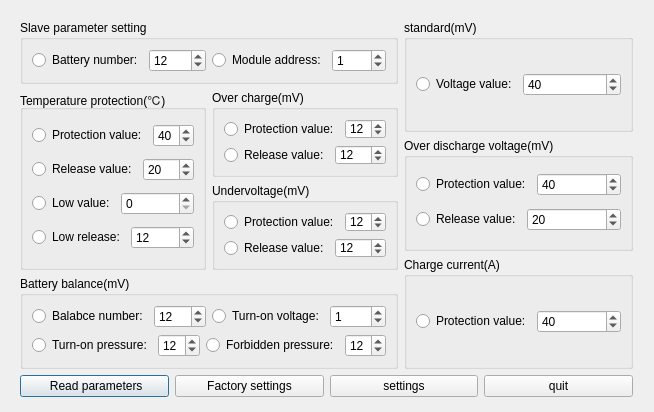
<?xml version="1.0" encoding="UTF-8"?>
<ui version="4.0">
 <class>Dialogforparameter</class>
 <widget class="QDialog" name="Dialogforparameter">
  <property name="geometry">
   <rect>
    <x>0</x>
    <y>0</y>
    <width>654</width>
    <height>412</height>
   </rect>
  </property>
  <property name="windowTitle">
   <string>Dialog</string>
  </property>
  <widget class="QWidget" name="">
   <property name="geometry">
    <rect>
     <x>20</x>
     <y>20</y>
     <width>613</width>
     <height>377</height>
    </rect>
   </property>
   <layout class="QVBoxLayout" name="verticalLayout_11">
    <item>
     <layout class="QHBoxLayout" name="horizontalLayout_33">
      <item>
       <layout class="QVBoxLayout" name="verticalLayout_6">
        <item>
         <widget class="QGroupBox" name="groupBox">
          <property name="font">
           <font>
            <pointsize>9</pointsize>
           </font>
          </property>
          <property name="title">
           <string>Slave parameter setting</string>
          </property>
          <layout class="QHBoxLayout" name="horizontalLayout_6">
           <item>
            <layout class="QHBoxLayout" name="horizontalLayout_8">
             <item>
              <widget class="QRadioButton" name="radioButton_2">
               <property name="text">
                <string>Battery number:</string>
               </property>
              </widget>
             </item>
             <item>
              <widget class="QSpinBox" name="spinBox_5">
               <property name="value">
                <number>12</number>
               </property>
              </widget>
             </item>
            </layout>
           </item>
           <item>
            <layout class="QHBoxLayout" name="horizontalLayout_7">
             <item>
              <widget class="QRadioButton" name="radioButton">
               <property name="text">
                <string>Module address:</string>
               </property>
              </widget>
             </item>
             <item>
              <widget class="QSpinBox" name="spinBox_4">
               <property name="value">
                <number>1</number>
               </property>
              </widget>
             </item>
            </layout>
           </item>
          </layout>
         </widget>
        </item>
        <item>
         <layout class="QHBoxLayout" name="horizontalLayout_27">
          <item>
           <widget class="QGroupBox" name="groupBox_2">
            <property name="font">
             <font>
              <pointsize>9</pointsize>
             </font>
            </property>
            <property name="title">
             <string>Temperature protection(℃)</string>
            </property>
            <layout class="QVBoxLayout" name="verticalLayout">
             <item>
              <layout class="QHBoxLayout" name="horizontalLayout_10">
               <item>
                <widget class="QRadioButton" name="radioButton_3">
                 <property name="text">
                  <string>Protection value:</string>
                 </property>
                </widget>
               </item>
               <item>
                <widget class="QSpinBox" name="spinBox_6">
                 <property name="value">
                  <number>40</number>
                 </property>
                </widget>
               </item>
              </layout>
             </item>
             <item>
              <layout class="QHBoxLayout" name="horizontalLayout_11">
               <item>
                <widget class="QRadioButton" name="radioButton_4">
                 <property name="text">
                  <string>Release value:</string>
                 </property>
                </widget>
               </item>
               <item>
                <widget class="QSpinBox" name="spinBox_7">
                 <property name="value">
                  <number>20</number>
                 </property>
                </widget>
               </item>
              </layout>
             </item>
             <item>
              <layout class="QHBoxLayout" name="horizontalLayout_12">
               <item>
                <widget class="QRadioButton" name="radioButton_5">
                 <property name="text">
                  <string>Low value:</string>
                 </property>
                </widget>
               </item>
               <item>
                <widget class="QSpinBox" name="spinBox_8">
                 <property name="value">
                  <number>0</number>
                 </property>
                </widget>
               </item>
              </layout>
             </item>
             <item>
              <layout class="QHBoxLayout" name="horizontalLayout_13">
               <item>
                <widget class="QRadioButton" name="radioButton_6">
                 <property name="text">
                  <string>Low release:</string>
                 </property>
                </widget>
               </item>
               <item>
                <widget class="QSpinBox" name="spinBox_9">
                 <property name="value">
                  <number>12</number>
                 </property>
                </widget>
               </item>
              </layout>
             </item>
            </layout>
           </widget>
          </item>
          <item>
           <layout class="QVBoxLayout" name="verticalLayout_5">
            <item>
             <widget class="QGroupBox" name="groupBox_4">
              <property name="font">
               <font>
                <pointsize>9</pointsize>
               </font>
              </property>
              <property name="title">
               <string>Over charge(mV)</string>
              </property>
              <layout class="QHBoxLayout" name="horizontalLayout_20">
               <item>
                <layout class="QVBoxLayout" name="verticalLayout_3">
                 <item>
                  <layout class="QHBoxLayout" name="horizontalLayout_3">
                   <item>
                    <layout class="QHBoxLayout" name="horizontalLayout_21">
                     <item>
                      <widget class="QRadioButton" name="radioButton_13">
                       <property name="text">
                        <string>Protection value:</string>
                       </property>
                      </widget>
                     </item>
                     <item>
                      <widget class="QSpinBox" name="spinBox_16">
                       <property name="value">
                        <number>12</number>
                       </property>
                      </widget>
                     </item>
                    </layout>
                   </item>
                  </layout>
                 </item>
                 <item>
                  <layout class="QHBoxLayout" name="horizontalLayout_4">
                   <item>
                    <layout class="QHBoxLayout" name="horizontalLayout_23">
                     <item>
                      <widget class="QRadioButton" name="radioButton_15">
                       <property name="text">
                        <string>Release value:</string>
                       </property>
                      </widget>
                     </item>
                     <item>
                      <widget class="QSpinBox" name="spinBox_18">
                       <property name="value">
                        <number>12</number>
                       </property>
                      </widget>
                     </item>
                    </layout>
                   </item>
                  </layout>
                 </item>
                </layout>
               </item>
              </layout>
             </widget>
            </item>
            <item>
             <widget class="QGroupBox" name="groupBox_5">
              <property name="font">
               <font>
                <pointsize>9</pointsize>
               </font>
              </property>
              <property name="title">
               <string>Undervoltage(mV)</string>
              </property>
              <layout class="QHBoxLayout" name="horizontalLayout_22">
               <item>
                <layout class="QVBoxLayout" name="verticalLayout_4">
                 <item>
                  <layout class="QHBoxLayout" name="horizontalLayout_5">
                   <item>
                    <layout class="QHBoxLayout" name="horizontalLayout_24">
                     <item>
                      <widget class="QRadioButton" name="radioButton_14">
                       <property name="text">
                        <string>Protection value:</string>
                       </property>
                      </widget>
                     </item>
                     <item>
                      <widget class="QSpinBox" name="spinBox_17">
                       <property name="value">
                        <number>12</number>
                       </property>
                      </widget>
                     </item>
                    </layout>
                   </item>
                  </layout>
                 </item>
                 <item>
                  <layout class="QHBoxLayout" name="horizontalLayout_25">
                   <item>
                    <layout class="QHBoxLayout" name="horizontalLayout_26">
                     <item>
                      <widget class="QRadioButton" name="radioButton_16">
                       <property name="text">
                        <string>Release value:</string>
                       </property>
                      </widget>
                     </item>
                     <item>
                      <widget class="QSpinBox" name="spinBox_19">
                       <property name="value">
                        <number>12</number>
                       </property>
                      </widget>
                     </item>
                    </layout>
                   </item>
                  </layout>
                 </item>
                </layout>
               </item>
              </layout>
             </widget>
            </item>
           </layout>
          </item>
         </layout>
        </item>
        <item>
         <widget class="QGroupBox" name="groupBox_3">
          <property name="font">
           <font>
            <pointsize>9</pointsize>
           </font>
          </property>
          <property name="title">
           <string>Battery balance(mV)</string>
          </property>
          <layout class="QHBoxLayout" name="horizontalLayout_9">
           <item>
            <layout class="QVBoxLayout" name="verticalLayout_2">
             <item>
              <layout class="QHBoxLayout" name="horizontalLayout_2">
               <item>
                <layout class="QHBoxLayout" name="horizontalLayout_14">
                 <item>
                  <widget class="QRadioButton" name="radioButton_7">
                   <property name="text">
                    <string>Balabce number:</string>
                   </property>
                  </widget>
                 </item>
                 <item>
                  <widget class="QSpinBox" name="spinBox_10">
                   <property name="value">
                    <number>12</number>
                   </property>
                  </widget>
                 </item>
                </layout>
               </item>
               <item>
                <layout class="QHBoxLayout" name="horizontalLayout_15">
                 <item>
                  <widget class="QRadioButton" name="radioButton_8">
                   <property name="text">
                    <string>Turn-on voltage:</string>
                   </property>
                  </widget>
                 </item>
                 <item>
                  <widget class="QSpinBox" name="spinBox_11">
                   <property name="value">
                    <number>1</number>
                   </property>
                  </widget>
                 </item>
                </layout>
               </item>
              </layout>
             </item>
             <item>
              <layout class="QHBoxLayout" name="horizontalLayout">
               <item>
                <layout class="QHBoxLayout" name="horizontalLayout_18">
                 <item>
                  <widget class="QRadioButton" name="radioButton_11">
                   <property name="text">
                    <string>Turn-on pressure:</string>
                   </property>
                  </widget>
                 </item>
                 <item>
                  <widget class="QSpinBox" name="spinBox_14">
                   <property name="value">
                    <number>12</number>
                   </property>
                  </widget>
                 </item>
                </layout>
               </item>
               <item>
                <layout class="QHBoxLayout" name="horizontalLayout_19">
                 <item>
                  <widget class="QRadioButton" name="radioButton_12">
                   <property name="text">
                    <string>Forbidden pressure:</string>
                   </property>
                  </widget>
                 </item>
                 <item>
                  <widget class="QSpinBox" name="spinBox_15">
                   <property name="value">
                    <number>12</number>
                   </property>
                  </widget>
                 </item>
                </layout>
               </item>
              </layout>
             </item>
            </layout>
           </item>
          </layout>
         </widget>
        </item>
       </layout>
      </item>
      <item>
       <layout class="QVBoxLayout" name="verticalLayout_10">
        <item>
         <widget class="QGroupBox" name="groupBox_6">
          <property name="font">
           <font>
            <pointsize>9</pointsize>
           </font>
          </property>
          <property name="title">
           <string>standard(mV)</string>
          </property>
          <layout class="QVBoxLayout" name="verticalLayout_7">
           <item>
            <layout class="QHBoxLayout" name="horizontalLayout_29">
             <item>
              <widget class="QRadioButton" name="radioButton_17">
               <property name="text">
                <string>Voltage value:</string>
               </property>
              </widget>
             </item>
             <item>
              <widget class="QSpinBox" name="spinBox_20">
               <property name="value">
                <number>40</number>
               </property>
              </widget>
             </item>
            </layout>
           </item>
          </layout>
         </widget>
        </item>
        <item>
         <widget class="QGroupBox" name="groupBox_7">
          <property name="font">
           <font>
            <pointsize>9</pointsize>
           </font>
          </property>
          <property name="title">
           <string>Over discharge voltage(mV)</string>
          </property>
          <layout class="QVBoxLayout" name="verticalLayout_8">
           <item>
            <layout class="QHBoxLayout" name="horizontalLayout_30">
             <item>
              <widget class="QRadioButton" name="radioButton_18">
               <property name="text">
                <string>Protection value:</string>
               </property>
              </widget>
             </item>
             <item>
              <widget class="QSpinBox" name="spinBox_21">
               <property name="value">
                <number>40</number>
               </property>
              </widget>
             </item>
            </layout>
           </item>
           <item>
            <layout class="QHBoxLayout" name="horizontalLayout_31">
             <item>
              <widget class="QRadioButton" name="radioButton_19">
               <property name="text">
                <string>Release value:</string>
               </property>
              </widget>
             </item>
             <item>
              <widget class="QSpinBox" name="spinBox_22">
               <property name="value">
                <number>20</number>
               </property>
              </widget>
             </item>
            </layout>
           </item>
          </layout>
         </widget>
        </item>
        <item>
         <widget class="QGroupBox" name="groupBox_8">
          <property name="font">
           <font>
            <pointsize>9</pointsize>
           </font>
          </property>
          <property name="title">
           <string>Charge current(A)</string>
          </property>
          <layout class="QVBoxLayout" name="verticalLayout_9">
           <item>
            <layout class="QHBoxLayout" name="horizontalLayout_32">
             <item>
              <widget class="QRadioButton" name="radioButton_20">
               <property name="text">
                <string>Protection value:</string>
               </property>
              </widget>
             </item>
             <item>
              <widget class="QSpinBox" name="spinBox_23">
               <property name="value">
                <number>40</number>
               </property>
              </widget>
             </item>
            </layout>
           </item>
          </layout>
         </widget>
        </item>
       </layout>
      </item>
     </layout>
    </item>
    <item>
     <layout class="QHBoxLayout" name="horizontalLayout_28">
      <item>
       <widget class="QPushButton" name="pushButton">
        <property name="text">
         <string> Read parameters</string>
        </property>
       </widget>
      </item>
      <item>
       <widget class="QPushButton" name="pushButton_2">
        <property name="text">
         <string>Factory settings</string>
        </property>
       </widget>
      </item>
      <item>
       <widget class="QPushButton" name="pushButton_3">
        <property name="text">
         <string>settings</string>
        </property>
       </widget>
      </item>
      <item>
       <widget class="QPushButton" name="pushButton_4">
        <property name="text">
         <string>quit</string>
        </property>
       </widget>
      </item>
     </layout>
    </item>
   </layout>
  </widget>
  <zorder>groupBox</zorder>
  <zorder>radioButton</zorder>
  <zorder>spinBox_4</zorder>
  <zorder>groupBox_2</zorder>
  <zorder>groupBox_3</zorder>
  <zorder>layoutWidget_5</zorder>
  <zorder>layoutWidget_6</zorder>
  <zorder></zorder>
  <zorder></zorder>
  <zorder>spinBox_10</zorder>
  <zorder>groupBox_4</zorder>
  <zorder>groupBox_5</zorder>
  <zorder>pushButton</zorder>
  <zorder>pushButton_2</zorder>
  <zorder>pushButton_3</zorder>
  <zorder>pushButton_4</zorder>
  <zorder>groupBox_6</zorder>
  <zorder>groupBox_7</zorder>
  <zorder>groupBox_8</zorder>
 </widget>
 <resources/>
 <connections/>
</ui>
